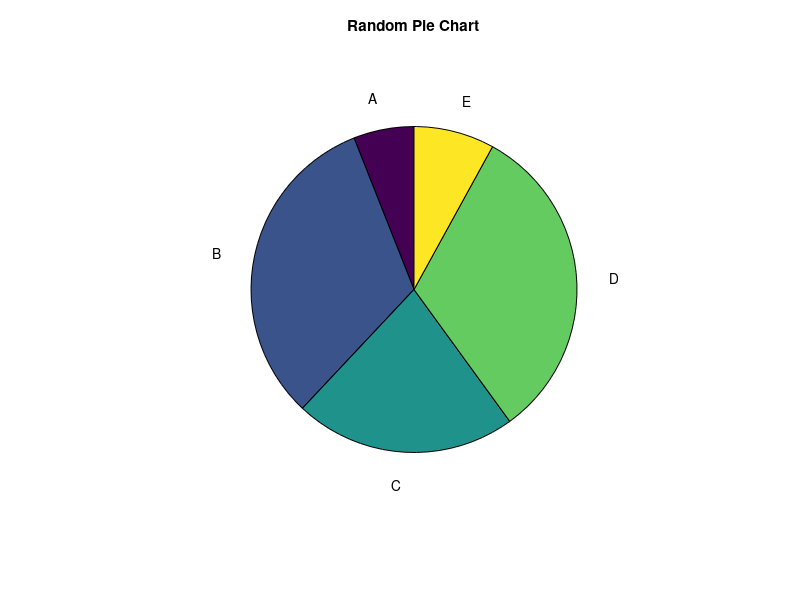

Recreate this plot in MATLAB.
% Day 090: Random Pie Chart
values = randi(20, 1, 5);
labels = {'A', 'B', 'C', 'D', 'E'};
pie(values, labels);
title('Random Pie Chart');
